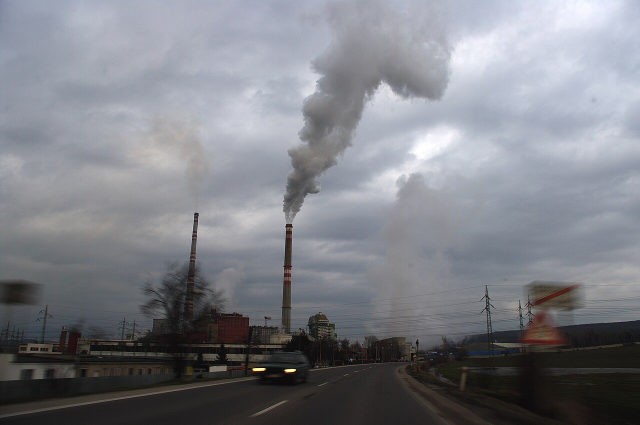
#> input picture Computer-Vision/Homework-2/Air_pollution.jpg, 1280 x 850 px (shown at 1/2 size)
$ jupyter execute Homework.ipynb
#> lines starting #> are read from the running program, lines starting #| are printed output that depends on the picture
# HOMEWORK 2
For this homework you will have to complete and implement the colour balancing for:
* Gray world algorithm
* Scale-by-max algorithm

You are free to use your own images. Experiment with more images and think about the effect each of the algorithms has on the resulting (balanced) image.

### Colour Balancing
In this notebook we will show different type of colour balancing making use of von Kries' hypothesis.

[cell 1]
import cv2
import numpy as np
from matplotlib import pyplot as plt
plt.rcParams['figure.figsize'] = [15, 5]

[cell 2]
img = cv2.imread('Air_pollution.jpg')
#> img is the input picture: shape (850, 1280, 3); mean B, G, R 134.1, 127.5, 125.8
img = cv2.cvtColor(img, cv2.COLOR_BGR2RGB)
plt.imshow(img)

### White patch
In white patch algorithm we choose a group of pixels we know they should be white. We then scale the resulting image colour channels by this white patch.

[cell 3]
# Define white patch and the coefficients
row, col = 0, 1150
white = img[row, col, :]
#> white = [232, 235, 250]
coeffs = 255.0/white
#> coeffs = [1.1, 1.09, 1.02]

# Apply white balancing and generate balanced image
balanced = np.zeros_like(img, dtype=np.float32)
for channel in range(3):
    balanced[..., channel] = img[..., channel] * coeffs[channel]

# White patching does not guarantee that the dynamic range is preserved, images must be clipped.
balanced = balanced/255
balanced[balanced > 1] = 1
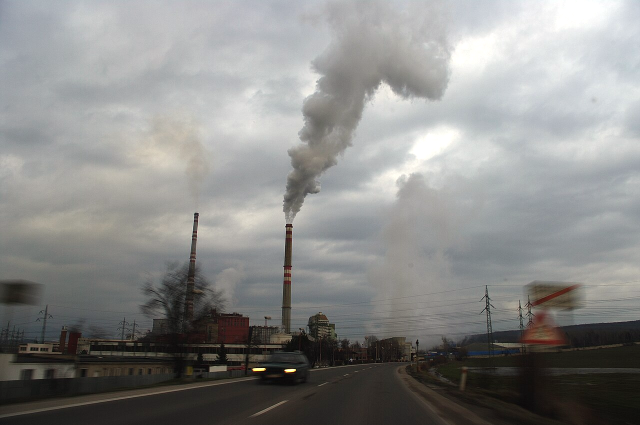
#> balanced: shape (850, 1280, 3) float32 (shown at 1/2 size); mean R, G, B 0.542, 0.542, 0.536

plt.subplot(121), plt.imshow(img)
plt.subplot(122), plt.imshow(balanced)
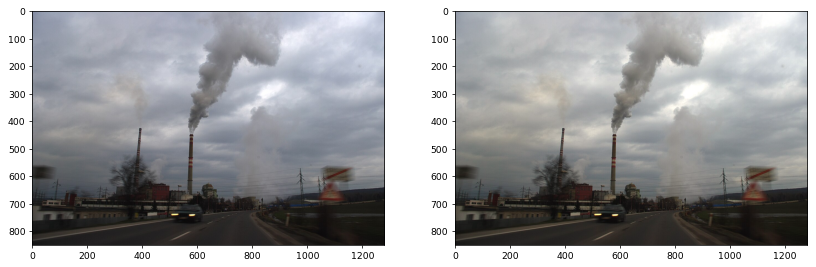
#> figure drawn by matplotlib, 2 panels

### Gray world
This algorithm assumes that a scene, on average, is gray.

[cell 4]
# Load your image
img = cv2.imread('Air_pollution.jpg')
img = cv2.cvtColor(img, cv2.COLOR_BGR2RGB)

# Compute the mean values for all three colour channels (red, green, blue)
mean_r = np.mean(img[..., 0])
#> mean_r = 125.8
mean_g = np.mean(img[..., 1])
#> mean_g = 127.5
mean_b = np.mean(img[..., 2])
#> mean_b = 134.1

# Compute the coefficients kr, kg, kb
# Note: there are 3 coefficients to compute but we only have 2 equations.
# Therefore, you have to make an assumption, fix the value of one of the
# coefficients and compute the remining two
# Hint: You can fix the coefficient of the brightest colour channel to 1.
max_mean = max(mean_r, mean_g, mean_b)
#> max_mean = 134.1

kr = max_mean / mean_r
#> kr = 1.07
kg = max_mean / mean_g
#> kg = 1.05
kb = max_mean / mean_b
#> kb = 1

# Apply color balancing and generate the balanced image
balanced = np.zeros_like(img, dtype=np.float32)
balanced[..., 0] = img[..., 0] * kr
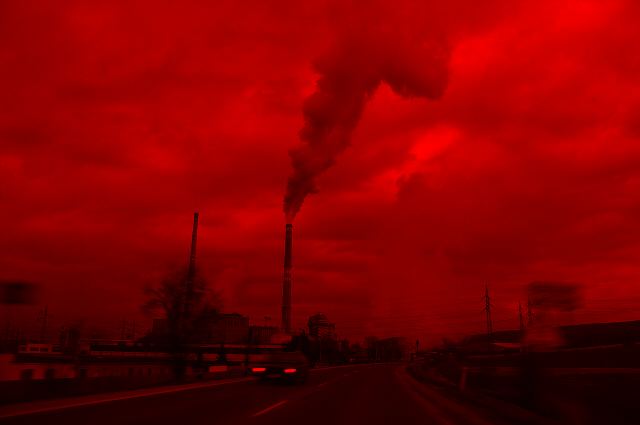
#> balanced: shape (850, 1280, 3) float32 (shown at 1/2 size); mean R, G, B 134.2, 0, 0; drawn with min black and max white
balanced[..., 1] = img[..., 1] * kg
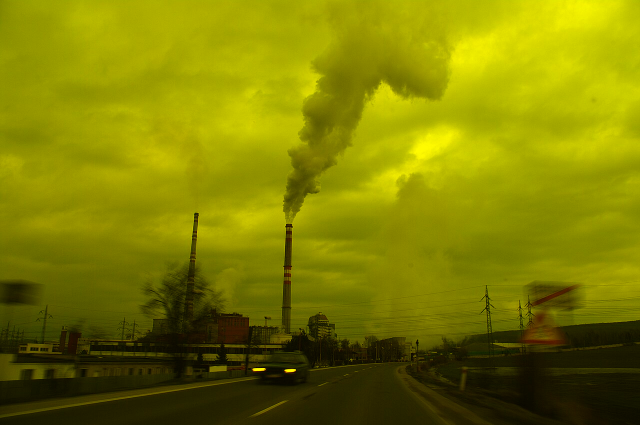
#> balanced: shape (850, 1280, 3) float32 (shown at 1/2 size); mean R, G, B 134.2, 134.1, 0; drawn with min black and max white
balanced[..., 2] = img[..., 2] * kb

balanced = balanced/255
balanced[balanced > 1] = 1

# Show the original and the balanced image side by side
plt.subplot(121), plt.imshow(img)
plt.subplot(122), plt.imshow(balanced)

### Scale-by-max
This is a straightforward algorithm that scales each colour channel by its maximum value. Note that it is sensitive to noise and saturations.

[cell 5]
# Load your image
img = cv2.imread('./Air_pollution.jpg')
img = cv2.cvtColor(img, cv2.COLOR_BGR2RGB)

# Compute the maximum values for all three colour channels (red, green, blue)
max_r = img[..., 0].max()
#> max_r = 255
max_g = img[..., 1].max()
#> max_g = 255
max_b = img[..., 2].max()
#> max_b = 255

# Apply scale-by-max balancing and generate the balanced image
balanced = np.zeros_like(img, dtype=np.float32)
balanced[..., 0] = img[..., 0] / max_r
balanced[..., 1] = img[..., 1] / max_g
balanced[..., 2] = img[..., 2] / max_b

balanced[balanced > 1] = 1

plt.subplot(121), plt.imshow(img)
plt.subplot(122), plt.imshow(balanced)
